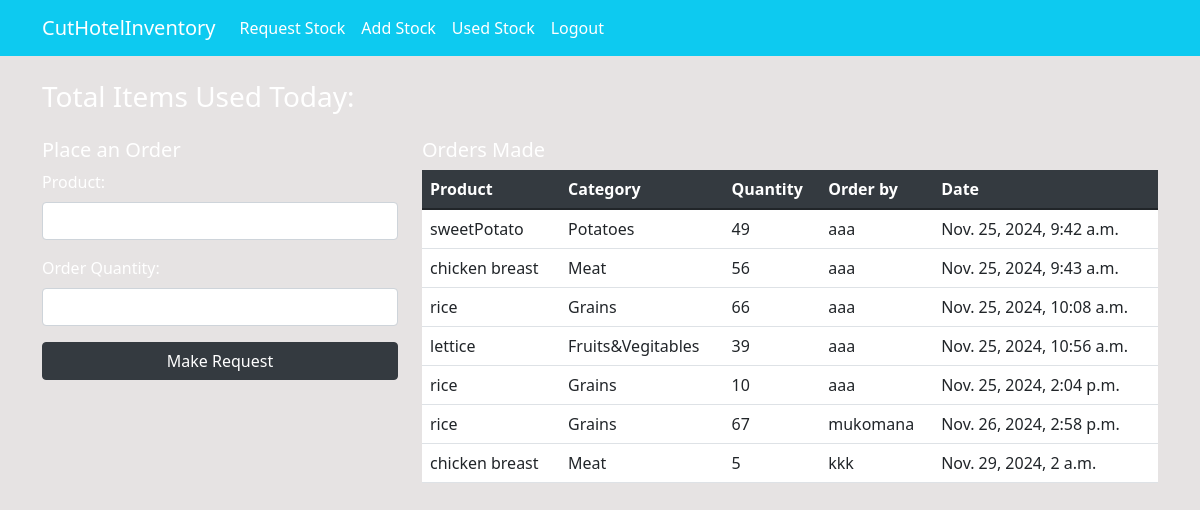
Page /order/ (signed in) on the committed database.
### dashboard/models.py (models this page shows, shortened)
class Order(models.Model):
    product = models.ForeignKey(Product, on_delete=models.CASCADE,null=True)
    staff = models.ForeignKey(User,models.CASCADE, null=True)
    order_quantity = models.PositiveIntegerField(null=True)
    date = models.DateTimeField(auto_now_add=True)
    class Meta:
        verbose_name_plural = 'Order'

class Product(models.Model):
    name = models.CharField(max_length=100, null=True) # null=True will be removed when we deploy the system
    category = models.CharField(max_length=20,choices=CATEGORY,null=True)
    quantity = models.PositiveIntegerField(null=True)
    measurement = models.CharField(max_length=100, null=True) # null=True will be removed when we deploy the system
    class Meta:
        verbose_name_plural = 'Product'

### dashboard/views.py (the view)
# urls.py: path('order/', views.order, name='dashboard-order'),
@login_required(login_url='user-login')
def order(request):
    orders = Order.objects.all()
    workers_count = User.objects.all().count()
    orders_count = orders.count()
    product_count = Product.objects.all().count()
    context = {
        'orders': orders,
        'workers_count': workers_count,
        'orders_count': orders_count,
        'product_count': product_count,
    }
    return render(request,'dashboard/order.html',context)

### templates/dashboard/order.html (shortened to what this page needs)
{% extends 'partials/base.html' %}
{% load widget_tweaks static %}
{% block content %}
<div class="container my-4">
    <h3 class="text-white">Total Items Used Today: {{ total_items_used }}</h3>
</div>
<div class="container">
    <div class="row my-4">
        <div class="col-md-4">
            <h5 class="text-white">Place an Order</h5>
            <form method="POST">
                <div class="mb-3">
                    <label for="product" class="form-label text-white">Product:</label>
                    <select class="form-control" id="product" name="product">
                    </select>
                </div>
                <div class="mb-3">
                    <label for="quantity" class="form-label text-white">Order Quantity:</label>
                    <input type="number" class="form-control" id="quantity" name="quantity" required>
                </div>
                <button type="submit" class="btn btn-primary w-100">Make Request</button>
            </form>
        </div>
        <div class="col-md-8">
            <h5 class="text-white">Orders Made</h5>
            <table class="table bg-white">
                <thead class="bg-info">
                    <tr class="text-white">
                        <th scope="col">Product</th>
                        <th scope="col">Category</th>
                        <th scope="col">Quantity</th>
                        <th scope="col">Order by</th>
                        <th scope="col">Date</th>
                    </tr>
                </thead>
                <tbody>
                    {% for order in orders %}
                    <tr>
                        <td>{{ order.product.name }}</td>
                        <td>{{ order.product.category }}</td>
                        <td>{{ order.order_quantity }}</td>
                        <td>{{ order.staff.username }}</td>
                        <td>{{ order.date }}</td>
                    </tr>
                    {% endfor %}
                </tbody>
            </table>
        </div>
    </div>
</div>
{% endblock %}

### static/style.css (style rules this page uses)
body { background: rgb(230, 227, 227); }

### rows in the picture
Order: product.name "sweetPotato", product.category "Potatoes", order_quantity "49", staff.username "aaa", date "Nov. 25, 2024, 9:42 a.m."
Order: product.name "chicken breast", product.category "Meat", order_quantity "56", staff.username "aaa", date "Nov. 25, 2024, 9:43 a.m."
Order: product.name "rice", product.category "Grains", order_quantity "66", staff.username "aaa", date "Nov. 25, 2024, 10:08 a.m."
Order: product.name "lettice", product.category "Fruits&Vegitables", order_quantity "39", staff.username "aaa", date "Nov. 25, 2024, 10:56 a.m."
Order: product.name "rice", product.category "Grains", order_quantity "10", staff.username "aaa", date "Nov. 25, 2024, 2:04 p.m."
Order: product.name "rice", product.category "Grains", order_quantity "67", staff.username "mukomana", date "Nov. 26, 2024, 2:58 p.m."
Order: product.name "chicken breast", product.category "Meat", order_quantity "5", staff.username "kkk", date "Nov. 29, 2024, 2 a.m."
